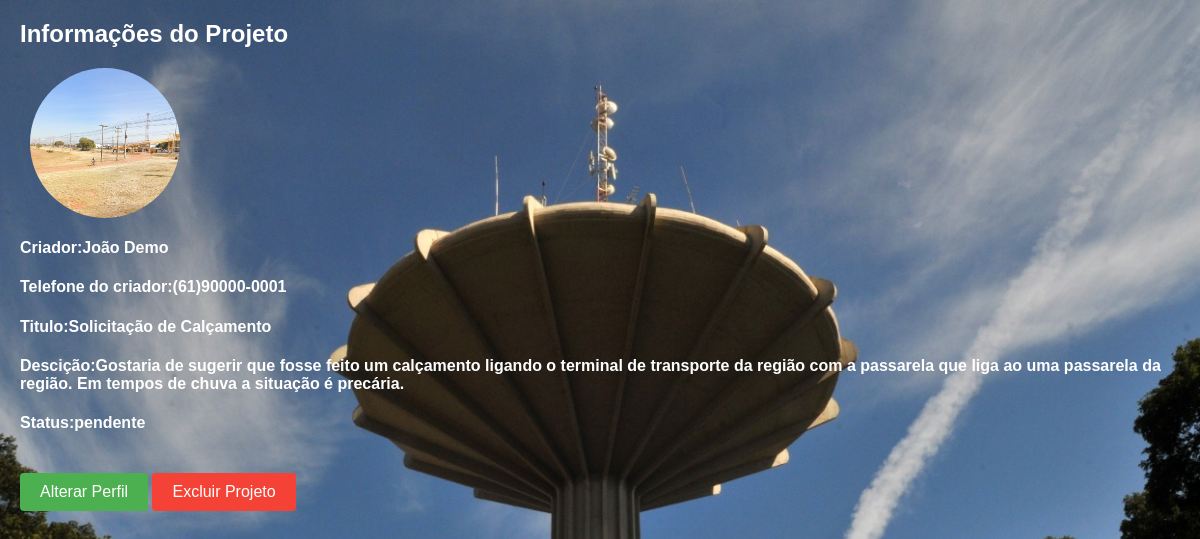
Screenshot of /view/mostrarProjetoL.php?id=1 (signed in) with the database file from the repository.
### tables this page shows
CREATE TABLE IF NOT EXISTS `tb_projeto` (
  `idprojeto` INT(11) NOT NULL AUTO_INCREMENT,
  `titulo` VARCHAR(45) NOT NULL,
  `arquivo` VARCHAR(255) NOT NULL,
  `descricao` VARCHAR(255) NOT NULL,
  `dataHora` TIMESTAMP NOT NULL DEFAULT CURRENT_TIMESTAMP ON UPDATE CURRENT_TIMESTAMP,
  `idtipo_projeto` INT(11) NOT NULL,
  `idprefeitura` INT(11) NOT NULL,
  `idstatus` INT(11) NOT NULL,
  `idtipo_regiao` INT(11) NOT NULL,
  PRIMARY KEY (`idprojeto`),
  INDEX `fk_tb_projeto_tb_tipo_projeto1_idx` (`idtipo_projeto` ASC),
  INDEX `fk_tb_projeto_tb_prefeito_comunitario1_idx` (`idprefeitura` ASC),
  INDEX `fk_tb_projeto_tb_status1_idx` (`idstatus` ASC),
  INDEX `fk_tb_projeto_tipo_regiao1_idx` (`idtipo_regiao` ASC),
  CONSTRAINT `fk_tb_projeto_tb_prefeito_comunitario1`
    FOREIGN KEY (`idprefeitura`)
    REFERENCES `tb_prefeito_comunitario` (`idprefeitura`)
    ON DELETE NO ACTION
    ON UPDATE NO ACTION,
  CONSTRAINT `fk_tb_projeto_tb_status1`
    FOREIGN KEY (`idstatus`)
    REFERENCES `tb_status` (`idstatus`)
    ON DELETE NO ACTION
    ON UPDATE NO ACTION,
  CONSTRAINT `fk_tb_projeto_tb_tipo_projeto1`
    FOREIGN KEY (`idtipo_projeto`)
    REFERENCES `tb_tipo_projeto` (`idtipo_projeto`)
    ON DELETE NO ACTION
    ON UPDATE NO ACTION,
  CONSTRAINT `fk_tb_projeto_tipo_regiao1`
    FOREIGN KEY (`idtipo_regiao`)
    REFERENCES `tb_tipo_regiao` (`idtipo_regiao`)
    ON DELETE NO ACTION
    ON UPDATE NO ACTION);

CREATE TABLE IF NOT EXISTS `tb_prefeito_comunitario` (
  `idprefeitura` INT(11) NOT NULL AUTO_INCREMENT,
  `nome_prefeito` VARCHAR(45) NOT NULL,
  `cpf_prefeito` VARCHAR(45) NOT NULL,
  `dt_nasc_prefeito` DATE NOT NULL,
  `tel_prefeito` VARCHAR(15) NOT NULL,
  `genero` INT(11) NOT NULL COMMENT '1=masculino\\n2=feminino\\n3=outros',
  `endereco_prefeito` VARCHAR(100) NOT NULL,
  `numero_registro_prefeito` VARCHAR(45) NOT NULL,
  `data_criacao_prefeito` TIMESTAMP NOT NULL DEFAULT CURRENT_TIMESTAMP ON UPDATE CURRENT_TIMESTAMP,
  `idusuario` INT(11) NOT NULL,
  PRIMARY KEY (`idprefeitura`),
  UNIQUE INDEX `cpf_Prefeito_UNIQUE` (`cpf_prefeito` ASC),
  UNIQUE INDEX `tel_prefeito_UNIQUE` (`tel_prefeito` ASC),
  UNIQUE INDEX `numero_registro_prefeito_UNIQUE` (`numero_registro_prefeito` ASC),
  INDEX `fk_tb_prefeito_comunitario_tb_usuario1_idx` (`idusuario` ASC),
  CONSTRAINT `fk_tb_prefeito_comunitario_tb_usuario1`
    FOREIGN KEY (`idusuario`)
    REFERENCES `tb_usuario` (`idusuario`)
    ON DELETE NO ACTION
    ON UPDATE NO ACTION);

CREATE TABLE IF NOT EXISTS `tb_status` (
  `idstatus` INT(11) NOT NULL AUTO_INCREMENT,
  `tipo_status` VARCHAR(45) NOT NULL,
  PRIMARY KEY (`idstatus`));

### DAO/Tb_projetoDAO.php (called while the page is built, shortened)
<?php
class Tb_projetoDAO {
        public function pesquisarumregistro(Tb_projetoDTO $Tb_projetoDTO){
         $pdo = Conexao::getInstance();
         $sql = "SELECT * from tb_projeto U
         INNER JOIN tb_status S on U.idstatus=S.idstatus
         INNER JOIN tb_prefeito_comunitario PC on U.idprefeitura=PC.idprefeitura
         where U.idprojeto=?;";
         $execucao = $pdo ->prepare($sql);
         $execucao ->bindValue(1,$Tb_projetoDTO->getIdprojeto());
         $execucao ->execute();
         $resultado = $execucao->fetch(PDO::FETCH_ASSOC);
         return $resultado;
    }
    }

### DTO/Tb_projetoDTO.php (called while the page is built, shortened)
<?php
class Tb_projetoDTO {
     private $idprojeto;
    function getIdprojeto() {
        return $this->idprojeto;
    }
    function setIdprojeto($idprojeto) {
        $this->idprojeto = $idprojeto;
    }
}

### view/mostrarProjetoL.php (the view, shortened to what this page needs)
<!DOCTYPE html>
<html>
<head>
    <link rel="stylesheet" href="../css/perfil.css">
</head>
<body>
    <?php
    require_once '../DAO/Tb_projetoDAO.php';
    require_once '../DTO/Tb_projetoDTO.php';
    $idprojeto = $_GET["id"];
    $Tb_projetoDTO = new Tb_projetoDTO();
    $Tb_projetoDTO->setIdprojeto($idprojeto);
    $Tb_projetoDAO = new Tb_projetoDAO();
    $projeto = $Tb_projetoDAO->pesquisarumregistro($Tb_projetoDTO);
    $nome = $projeto["nome_prefeito"];
    $tel = $projeto["tel_prefeito"];
    $arquivo = "../img/upload/" . $projeto["arquivo"];
    $titulo = $projeto["titulo"];
    $descicao = $projeto["descricao"];
    $status = $projeto["tipo_status"];
    ?>
    <h2>Informações do Projeto</h2>
    <div class="profile-picture">
        <img src="<?=$arquivo ?>" alt="Profile Picture">
    </div>
    <p><h4><strong>Criador:</strong><?= $nome ?></h4></p>
    <p><h4><strong>Telefone do criador:</strong><?= $tel ?></h4></p>
    <p><h4><strong>Titulo:</strong><?= $titulo ?></h4></p>
    <p><h4><strong>Descição:</strong><?= $descicao ?></h4></p>
    <p><h4><strong>Status:</strong><?= $status ?></h4></p>
    <a href="../view/alterarProjetoL.php?id=<?= $idprojeto ?>" target="centro"><button class="edit-profile-button">Alterar Perfil</button></a>
    <a href="../view/confirmacaoprojeto.php?id=<?php echo $idprojeto ?>"><button class="delete-profile-button">Excluir Projeto</button></a>
</body>
</html>

### css/perfil.css (style rules this page uses)
body { background-image: url(../img/WhatsApp-Image-2021-03-27-at-10.47.21.jpeg); background-size: cover; background-position: center; color: #fff; font-family: Arial, sans-serif; font-size: 16px; margin: 0 20px; padding: 0; height: 100vh; }
.edit-profile-button { background-color: #4CAF50; border: none; border-radius: 4px; color: white; cursor: pointer; font-size: 16px; margin-top: 20px; padding: 10px 20px; text-align: center; text-decoration: none; transition-duration: 0.4s; }
.delete-profile-button { background-color: #f44336; border: none; border-radius: 4px; color: white; cursor: pointer; font-size: 16px; margin-top: 20px; padding: 10px 20px; text-align: center; text-decoration: none; transition-duration: 0.4s; }
.profile-picture { width: 150px; height: 150px; border-radius: 50%; overflow: hidden; margin: 10px; background-color: #f5f5f5; }
.profile-picture img { width: 100%; height: 100%; object-fit: cover; }

### rows the page displays
tb_projeto: arquivo (picture), idprefeitura.nome_prefeito "João Demo", idprefeitura.tel_prefeito "(61)90000-0001", titulo "Solicitação de Calçamento", descricao "Gostaria de sugerir que fosse feito um calçamento ligando o terminal de transporte da região com a passarela que liga ao uma passarela da região. Em tempos de chuva a situação é precária.", idstatus.tipo_status "pendente"
